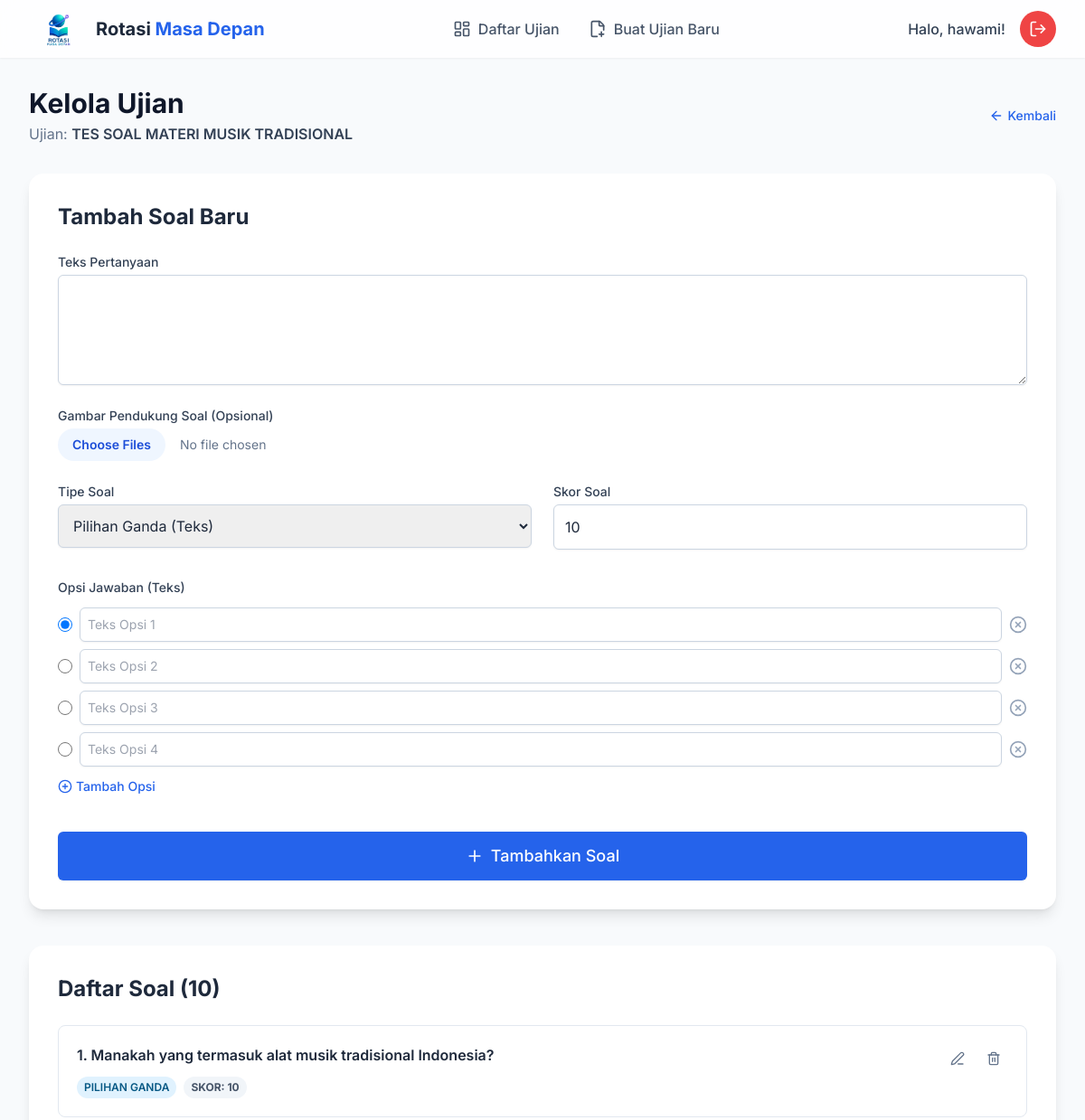
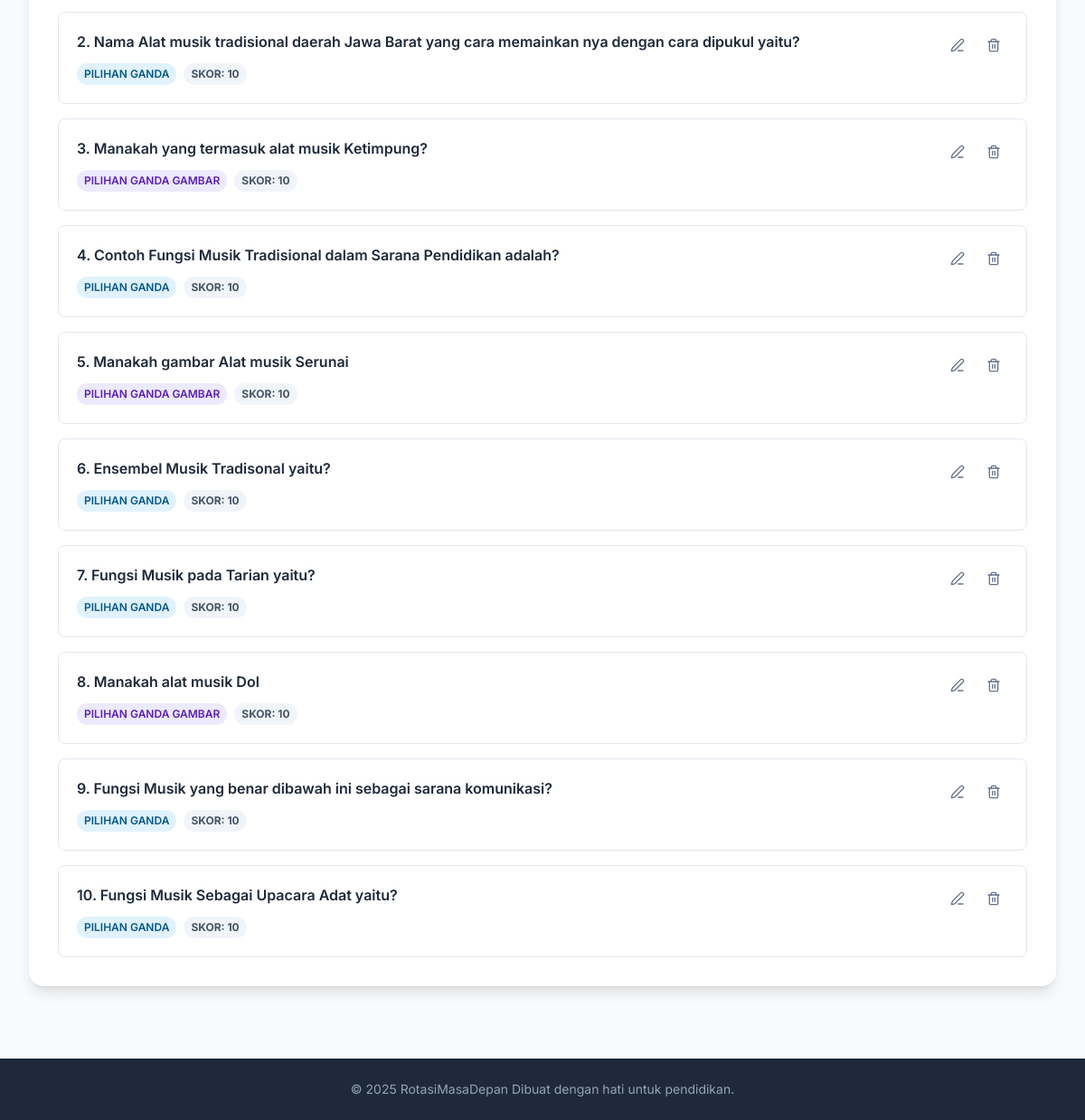
The page /teacher/manage_exam.php?id=25 (signed in) on the database its author committed (2 pictures, top to bottom).
### tables this page shows
CREATE TABLE `ujian` (
  `id` int(11) NOT NULL,
  `id_guru` int(11) NOT NULL,
  `judul` varchar(255) NOT NULL,
  `kode_ujian` varchar(10) NOT NULL,
  `waktu_mulai` datetime DEFAULT NULL,
  `durasi` int(11) NOT NULL COMMENT 'Durasi dalam menit',
  `gambar_pendukung` varchar(255) DEFAULT NULL,
  `status` enum('menunggu','berlangsung','selesai') DEFAULT 'menunggu',
  `created_at` timestamp NOT NULL DEFAULT current_timestamp()
);

CREATE TABLE `pertanyaan` (
  `id` int(11) NOT NULL,
  `id_ujian` int(11) NOT NULL,
  `tipe_soal` enum('pilihan_ganda','essay','pilihan_ganda_gambar') NOT NULL DEFAULT 'pilihan_ganda',
  `teks_pertanyaan` text NOT NULL,
  `skor` int(11) NOT NULL DEFAULT 10
);

### teacher/manage_exam.php (the view, shortened to what this page needs)
<?php
require_once '../db.php';
$id_ujian = $_GET['id'];
$id_guru = $_SESSION['id_guru'];
$stmt_ujian = $conn->prepare("SELECT * FROM ujian WHERE id = ? AND id_guru = ?");
$stmt_ujian->bind_param("ii", $id_ujian, $id_guru);
$stmt_ujian->execute();
$result_ujian = $stmt_ujian->get_result();
$ujian = $result_ujian->fetch_assoc();
$list_soal = $conn->query("SELECT * FROM pertanyaan WHERE id_ujian = $id_ujian ORDER BY id ASC");
include 'header.php';
?>
<div class="flex justify-between items-center mb-8">
    <div>
        <h2 class="text-3xl font-bold text-slate-900">Kelola Ujian</h2>
        <p class="text-slate-500 mt-1">Ujian: <span class="font-semibold text-slate-700"><?php echo htmlspecialchars($ujian['judul']); ?></span></p>
    </div>
    <a href="dashboard.php" class="text-sm font-medium text-blue-600 hover:text-blue-800 flex items-center gap-1"><i data-lucide="arrow-left" class="w-4 h-4"></i> Kembali</a>
</div>
<div class="bg-white p-8 rounded-2xl shadow-lg mb-10" id="form-tambah-soal">
    <h3 class="text-2xl font-bold text-slate-800 mb-6">Tambah Soal Baru</h3>
    <form action="manage_exam.php?id=<?php echo $id_ujian; ?>" method="post" enctype="multipart/form-data" class="space-y-6">
        <div>
            <label for="teks_pertanyaan" class="block text-sm font-medium text-slate-700">Teks Pertanyaan</label>
            <textarea name="teks_pertanyaan" id="teks_pertanyaan" class="mt-1 block w-full border border-slate-300 rounded-md shadow-sm p-3 focus:ring-blue-500 focus:border-blue-500" rows="4" required></textarea>
        </div>
        <div>
            <label for="gambar_soal" class="block text-sm font-medium text-slate-700">Gambar Pendukung Soal (Opsional)</label>
            <input type="file" name="gambar_soal[]" id="gambar_soal" multiple class="mt-1 block w-full text-sm text-slate-500 file:mr-4 file:py-2 file:px-4 file:rounded-full file:border-0 file:text-sm file:font-semibold file:bg-blue-50 file:text-blue-700 hover:file:bg-blue-100">
        </div>
        <div class="grid grid-cols-1 md:grid-cols-2 gap-6">
            <div>
                <label for="tipe_soal" class="block text-sm font-medium text-slate-700">Tipe Soal</label>
                <select name="tipe_soal" id="tipe_soal" class="mt-1 block w-full border border-slate-300 rounded-md shadow-sm p-3 focus:ring-blue-500 focus:border-blue-500">
                    <option value="pilihan_ganda">Pilihan Ganda (Teks)</option>
                </select>
            </div>
            <div>
                <label for="skor" class="block text-sm font-medium text-slate-700">Skor Soal</label>
                <input type="number" name="skor" id="skor" class="mt-1 block w-full border border-slate-300 rounded-md shadow-sm p-3 focus:ring-blue-500 focus:border-blue-500" value="10" required min="1">
            </div>
        </div>
        <div id="pilihan-ganda-container" class="space-y-3 pt-2">
            <label class="block text-sm font-medium text-slate-700">Opsi Jawaban (Teks)</label>
            <div id="options-wrapper" class="space-y-2"></div>
            <button type="button" id="add-option-btn" class="text-sm font-medium text-blue-600 hover:text-blue-800 flex items-center gap-1 mt-2"><i data-lucide="plus-circle" class="w-4 h-4"></i> Tambah Opsi</button>
        </div>
        <div class="pt-4">
            <button type="submit" name="tambah_soal" class="w-full flex justify-center items-center py-3 px-4 border border-transparent rounded-md shadow-sm text-lg font-medium text-white bg-blue-600 hover:bg-blue-700 focus:outline-none focus:ring-2 focus:ring-offset-2 focus:ring-blue-500 transition-colors">
                <i data-lucide="plus" class="mr-2 h-5 w-5"></i> Tambahkan Soal
            </button>
        </div>
    </form>
</div>
<div class="bg-white p-8 rounded-2xl shadow-lg">
    <h3 class="text-2xl font-bold text-slate-800 mb-6">Daftar Soal (<?php echo $list_soal->num_rows; ?>)</h3>
    <div class="space-y-4">
        <?php if ($list_soal->num_rows > 0): ?>
            <?php $no = 1; while($soal = $list_soal->fetch_assoc()): ?>
            <div class="border border-slate-200 rounded-lg p-5">
                <div class="flex justify-between items-start">
                    <div class="prose prose-slate max-w-none flex-grow">
                        <p class="font-semibold text-slate-800"><?php echo $no++; ?>. <?php echo nl2br(htmlspecialchars($soal['teks_pertanyaan'])); ?></p>
                        <div class="mt-3 flex items-center gap-2 text-xs">
                            <span class="font-semibold uppercase px-2 py-1 rounded-full <?php
                                switch($soal['tipe_soal']) {
                                    case 'pilihan_ganda': echo 'bg-sky-100 text-sky-800'; break;
                                    case 'pilihan_ganda_gambar': echo 'bg-violet-100 text-violet-800'; break;
                                }
                            ?>">
                                <?php echo str_replace('_', ' ', $soal['tipe_soal']); ?>
                            </span>
                            <span class="font-bold uppercase px-2 py-1 rounded-full bg-slate-100 text-slate-600">
                                SKOR: <?php echo htmlspecialchars($soal['skor']); ?>
                            </span>
                        </div>
                    </div>
                    <div class="flex items-center gap-2 flex-shrink-0 ml-4">
                        <a href="edit_question.php?id=<?php echo $soal['id']; ?>" class="p-2 text-slate-500 hover:text-blue-600 hover:bg-slate-100 rounded-md" title="Edit Soal"><i data-lucide="edit-3" class="w-4 h-4"></i></a>
                        <a href="manage_exam.php?id=<?php echo $id_ujian; ?>&action=delete&qid=<?php echo $soal['id']; ?>" onclick="return confirm('Anda yakin ingin menghapus soal ini? Semua data terkait (gambar, opsi, jawaban siswa) akan ikut terhapus.')" class="p-2 text-slate-500 hover:text-red-600 hover:bg-slate-100 rounded-md" title="Hapus Soal"><i data-lucide="trash-2" class="w-4 h-4"></i></a>
                    </div>
                </div>
            </div>
            <?php endwhile; ?>
        <?php else: ?>
            <p class="text-center text-slate-500 py-10">Belum ada soal ditambahkan.</p>
        <?php endif; ?>
    </div>
</div>
<?php include 'footer.php'; ?>

### teacher/header.php (style rules this page uses)
body { font-family: 'Inter', sans-serif; }
.lucide { width: 20px; height: 20px; stroke-width: 2; }

### rows shown on the page
ujian: judul "TES SOAL MATERI MUSIK TRADISIONAL"
pertanyaan: teks_pertanyaan "Manakah yang termasuk alat musik tradisional Indonesia?", tipe_soal "PILIHAN GANDA", skor "10"
pertanyaan: teks_pertanyaan "Nama Alat musik tradisional daerah Jawa Barat yang cara memainkan nya dengan cara dipukul yaitu?", tipe_soal "PILIHAN GANDA", skor "10"
pertanyaan: teks_pertanyaan "Manakah yang termasuk alat musik Ketimpung?", tipe_soal "PILIHAN GANDA GAMBAR", skor "10"
pertanyaan: teks_pertanyaan "Contoh Fungsi Musik Tradisional dalam Sarana Pendidikan adalah?", tipe_soal "PILIHAN GANDA", skor "10"
pertanyaan: teks_pertanyaan "Manakah gambar Alat musik Serunai", tipe_soal "PILIHAN GANDA GAMBAR", skor "10"
pertanyaan: teks_pertanyaan "Ensembel Musik Tradisonal yaitu?", tipe_soal "PILIHAN GANDA", skor "10"
pertanyaan: teks_pertanyaan "Fungsi Musik pada Tarian yaitu?", tipe_soal "PILIHAN GANDA", skor "10"
pertanyaan: teks_pertanyaan "Manakah alat musik Dol", tipe_soal "PILIHAN GANDA GAMBAR", skor "10"
pertanyaan: teks_pertanyaan "Fungsi Musik yang benar dibawah ini sebagai sarana komunikasi?", tipe_soal "PILIHAN GANDA", skor "10"
pertanyaan: teks_pertanyaan "Fungsi Musik Sebagai Upacara Adat yaitu?", tipe_soal "PILIHAN GANDA", skor "10"

### other values the page prints
$_SESSION['username'] "hawami"
$list_soal->num_rows "10"
